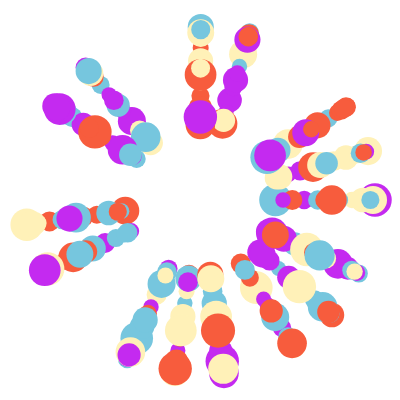
Frame 1 (no input)
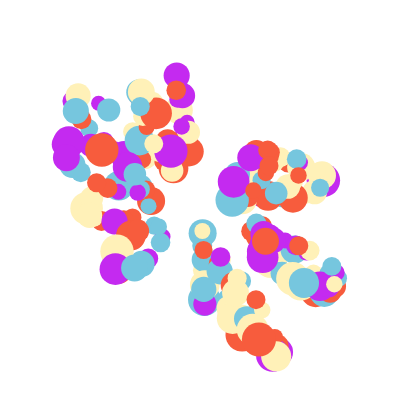
Frame 60 (no input)
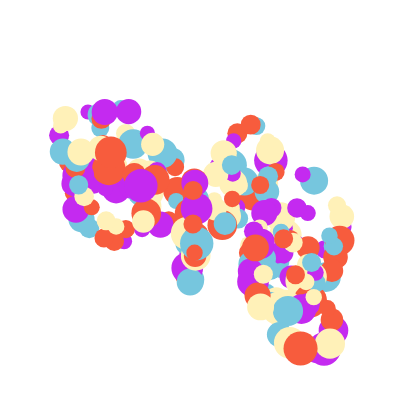
Frame 120 (the mouse pressed at the canvas centre since frame 60)

The p5.js sketch that drew these frames (run headless with seeded random() and noise() and a simulated clock; from frame 60 on, the mouse is pressed at the canvas centre):

// p5.js sketch
// ── sketch.js
let n = 15;
let x, y;
let mode = 0;
let rate = 0;
let col = ['#FFF1B8', '#76C6DE', '#C42AF0', '#F75C3D', '#FFFFFF']
let c = []

function setup() {
    createCanvas(400, 400);
    stroke(234, 90, 71, 20);
    for (let j = 0; j < n; j++) {
        for (let i = 0; i < n; i++) {
            c[i + j * n] = col[int(random(4))]
        }
    }
}
 
function draw() {
    background(col[4]);
    for (let j = 0; j < n; j++) {
        for (let i = 0; i < n; i++) { 
            stroke(c[i + j * n]);
            strokeWeight(50 * noise(10 * (i + j) / n));
            let x1 = width / 2 + 25 * (5 + 2 * cos(i)) * cos(j);
            let y1 = height / 2 + 25 * (5 + 2 * cos(i)) * sin(j);
            let x2 = width / 2 + 30 * (5 + 2 * cos(i)) * sin(j);
            let y2 = width / 3 + 60 * (sin(i) + 0.2 * j);
            let x3 = width / 2 + 200 * cos(i) * cos(j);
            let y3 = height / 2 + 200 * sin(i);
            if (mode == 0) {
                x = lerp(x1, x2, rate);
                y = lerp(y1, y2, rate);
            }
            else if (mode == 1) { 
                x = lerp(x2, x3, rate);
                y = lerp(y2, y3, rate);
            }
            else if (mode == 2) { 
                x = lerp(x3, x1, rate);
                y = lerp(y3, y1, rate);
            }
            point(x, y);
        }
     }
     rate+=0.005;
     if (rate >= 1) { 
         rate = 0;
         mode++;
         if (mode == 3) mode = 0;
     }
}
